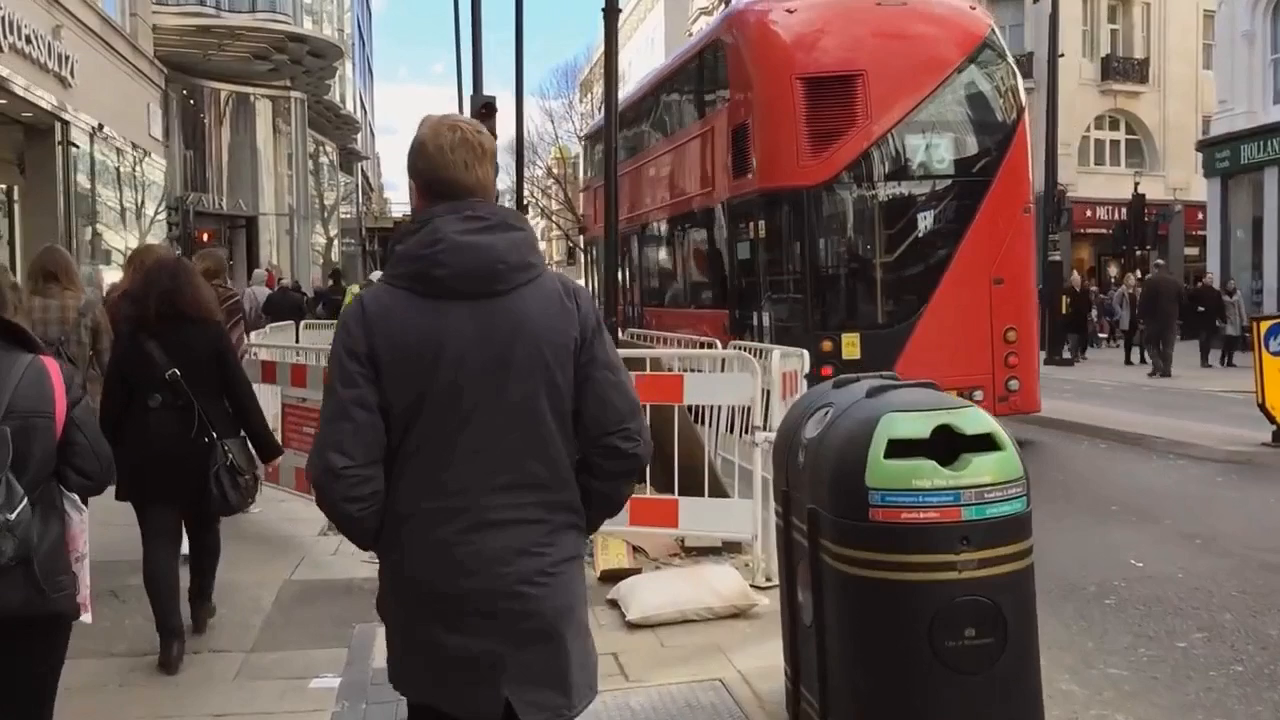
#> input picture python/a.png, 1280 x 720 px
$ python test_region.py
#> lines starting #> are read from the running program, lines starting #| are printed output that depends on the picture; after the words box and inside, x2 and y2 are one past the last pixel; in counts of white or black regions, pixels touching at a corner belong together
from shapely.geometry import Polygon
import cv2
image = cv2.imread("a.png")
#> image is the input picture: shape (720, 1280, 3); mean B, G, R 83.2, 88.6, 104.5
window_name = 'Image'

# Center coordinates
center_coordinates = (120, 50)

# Radius of circle
radius = 20

# Blue color in BGR
color = (255, 0, 0)

# Line thickness of 2 px
thickness = 2

# Using cv2.circle() method
# Draw a circle with blue line borders of thickness of 2 px
image = cv2.circle(image, center_coordinates, radius, color, thickness)
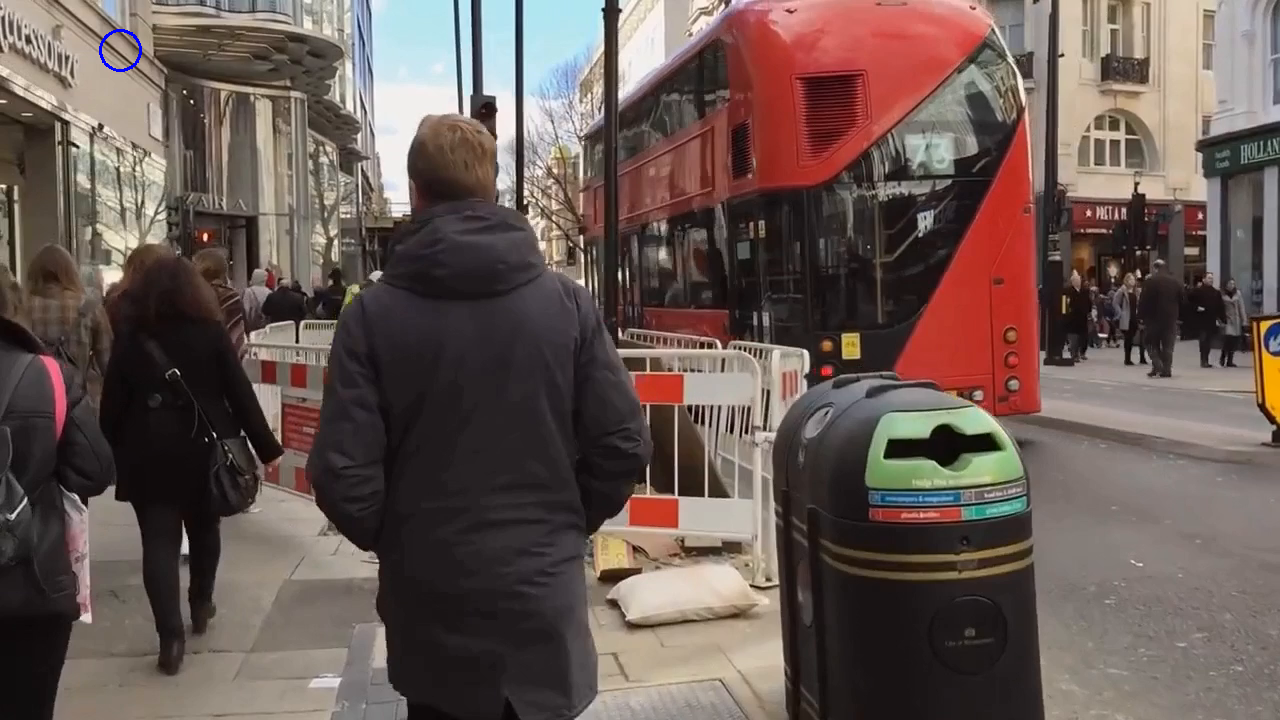
#> image: shape (720, 1280, 3); 0.04% of pixels changed, all inside (x1, y1, x2, y2) = (99, 29, 142, 72)

# Displaying the image
cv2.imshow(window_name, image)

cv2.waitKey(0)
